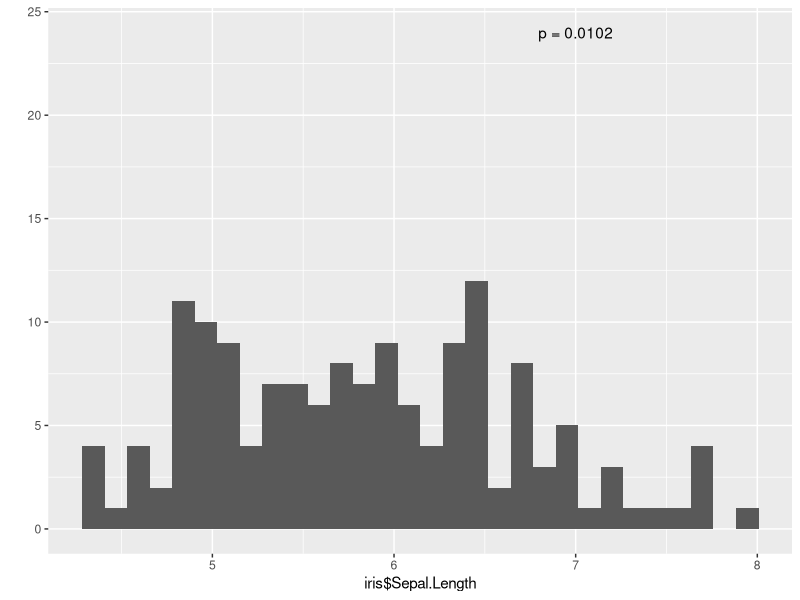
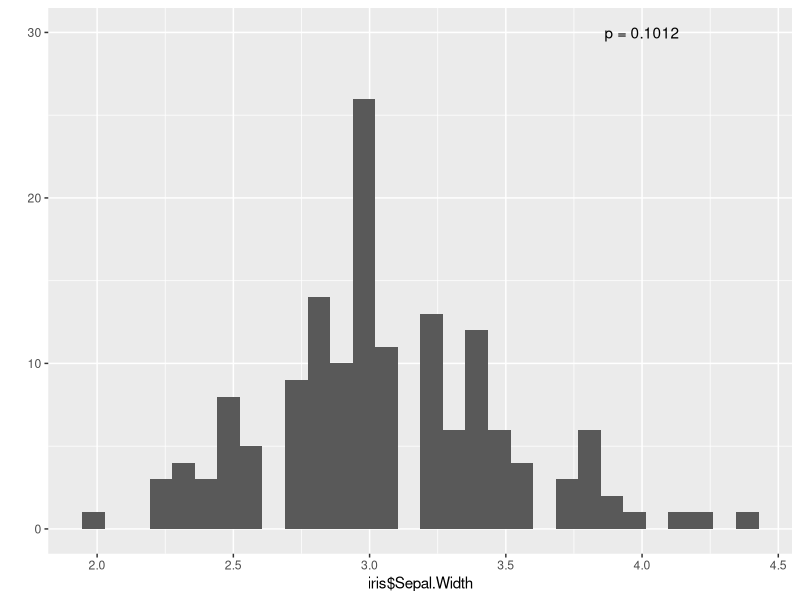
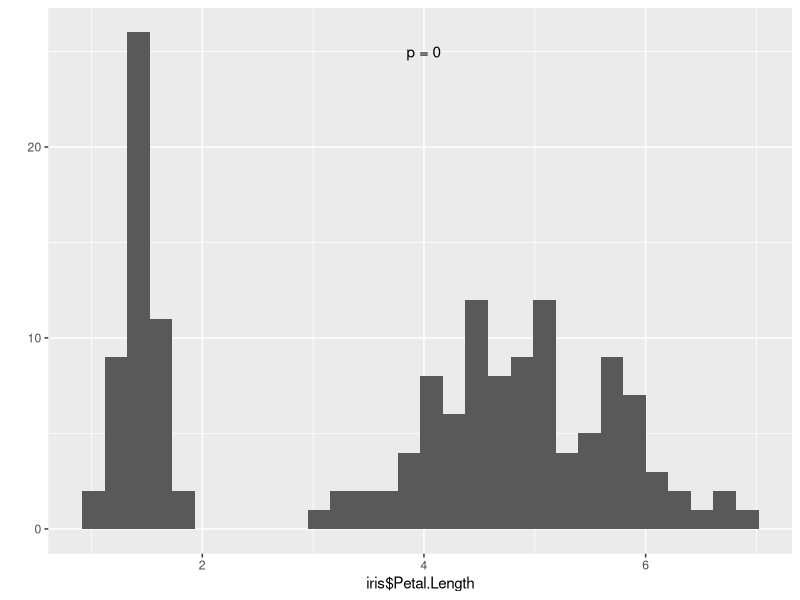
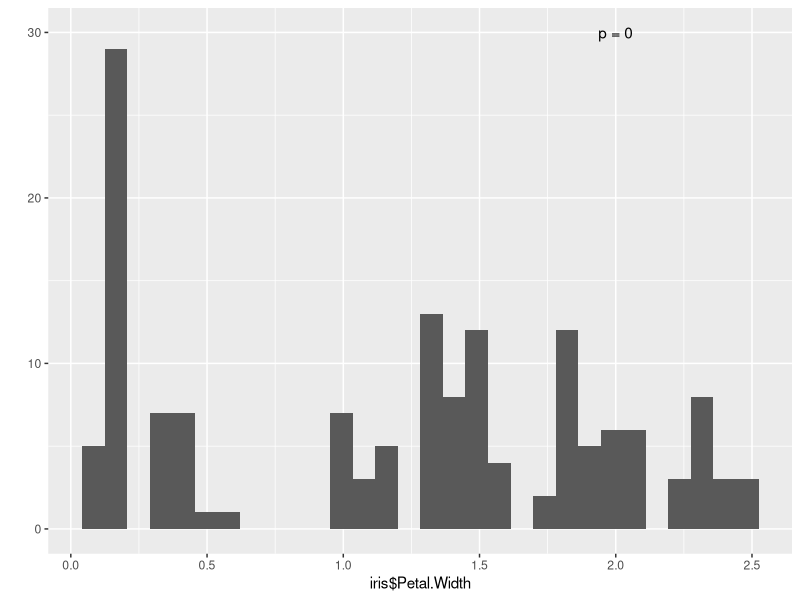
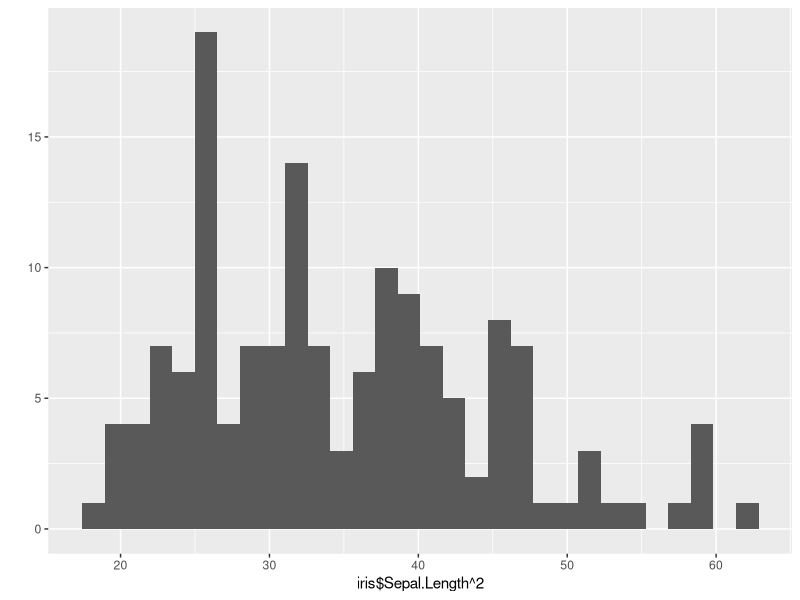
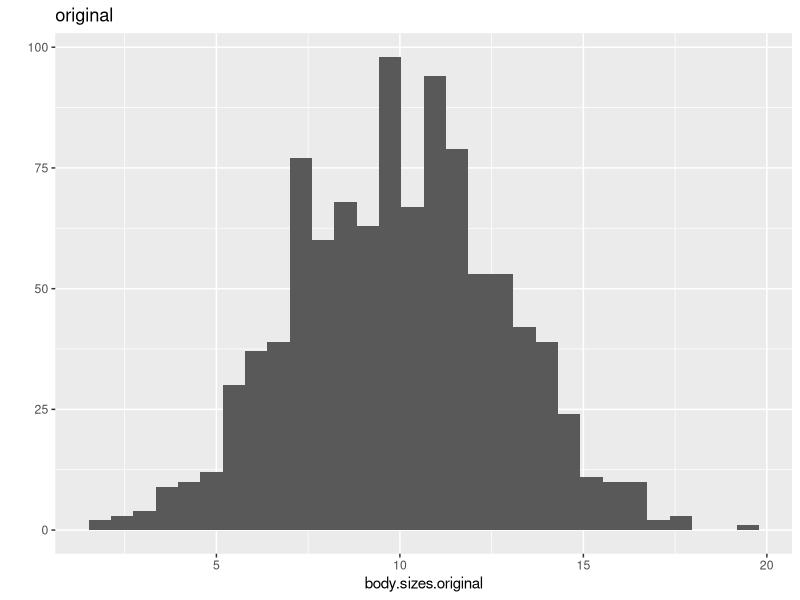
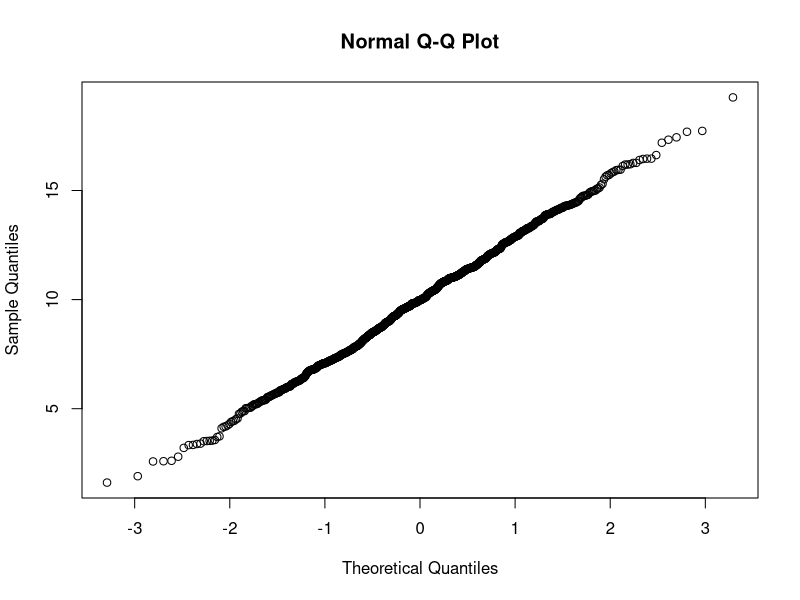
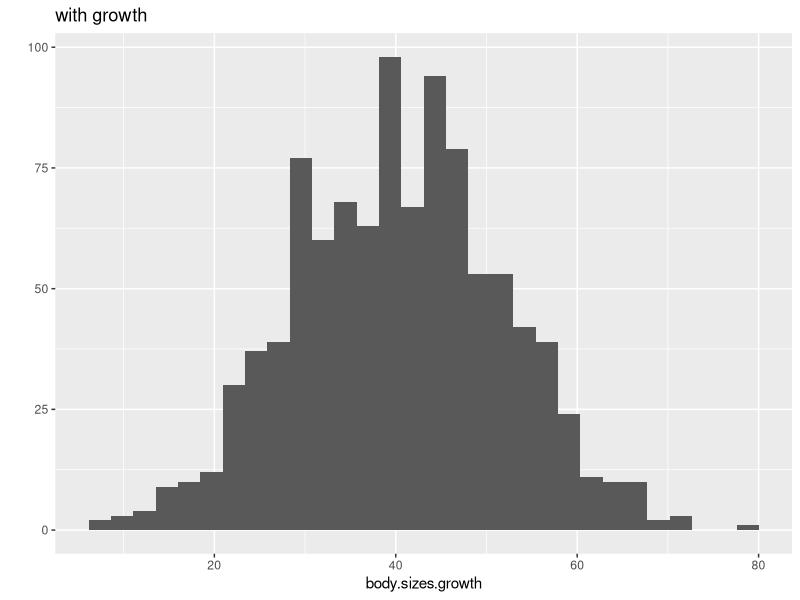

Write R code to recreate these figures, in order.
## ---- chunk 1
myFUN <- function(column) {
  if(is.numeric(column)) {
    shapiro.test(column)
  }
}

iris_results <- lapply(iris, myFUN)
iris_results
## ---- chunk 2
pvals <- lapply(iris_results, FUN= function(result) {return(result$p.value)})
pvals
## ---- chunk 3
getPval <- function(theList) {
  return(theList$p.value)
}

pvals <- lapply(iris_results, FUN=getPval)
pvals
## ---- chunk 4
library(ggplot2)
qplot(iris$Sepal.Length) + annotate("text", x=7, y=24, label=paste("p =", round(pvals$Sepal.Length, 4)))
qplot(iris$Sepal.Width) + annotate("text", x=4, y=30, label=paste("p =", round(pvals$Sepal.Width, 4)))
qplot(iris$Petal.Length) + annotate("text", x=4, y=25, label=paste("p =", round(pvals$Petal.Length, 4)))
qplot(iris$Petal.Width) + annotate("text", x=2, y=30, label=paste("p =", round(pvals$Petal.Width, 4)))
## ---- chunk 5
mean(iris$Sepal.Length^2)
median(iris$Sepal.Length^2)
## ---- chunk 6
qplot(iris$Sepal.Length^2)
## ---- chunk 7
body.sizes <- rnorm(1000, mean=10, sd=3)
## make a copy so we can always go back
body.sizes.original <- body.sizes
## ---- chunk 8

for(year in 1:10) {
  body.sizes <- body.sizes * 1.15
}

#save the results
body.sizes.growth <- body.sizes
## ---- chunk 9
growth.rates <- rnorm(1000, 1.15, 0.2)

#reset the body.sizes variable
body.sizes <- body.sizes.original

for(year in 1:10) {
  body.sizes <- body.sizes * growth.rates
}

body.sizes.vargrowth <- body.sizes
## ---- chunk 10
#reset the body.sizes variable
body.sizes <- body.sizes.original

for(year in 1:10) {
  body.sizes <- body.sizes * growth.rates * rnorm(1, mean=1, sd=0.2)
}

body.sizes.environmentalgrowth <- body.sizes

## ---- chunk 11
qplot(body.sizes.original, main = "original")
shapiro.test(body.sizes.original)
qqnorm(body.sizes.original)
## ---- chunk 12
qplot(body.sizes.growth, main = "with growth")
shapiro.test(body.sizes.growth)
qqnorm(body.sizes.growth)
## ---- chunk 13
qplot(body.sizes.vargrowth, main = "variable growth")
shapiro.test(body.sizes.vargrowth)
qqnorm(body.sizes.vargrowth)
## ---- chunk 14
qplot(body.sizes.environmentalgrowth, main = "environmental growth")
shapiro.test(body.sizes.environmentalgrowth)
qqnorm(body.sizes.environmentalgrowth)
